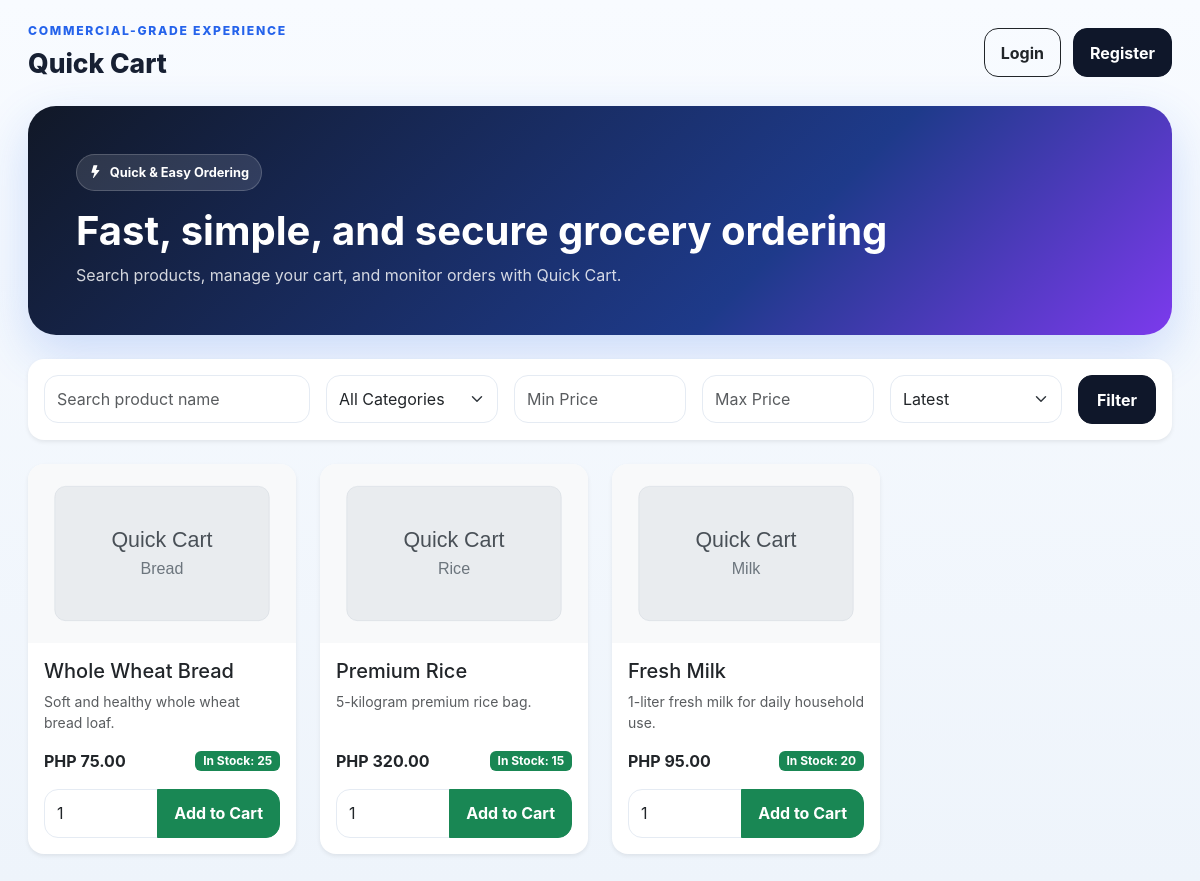
Page /pages/home.php on the committed database.
### tables this page shows
CREATE TABLE products (
    id INT AUTO_INCREMENT PRIMARY KEY,
    category_id INT DEFAULT NULL,
    name VARCHAR(150) NOT NULL,
    description TEXT NOT NULL,
    price DECIMAL(10,2) NOT NULL DEFAULT 0.00,
    stock INT NOT NULL DEFAULT 0,
    image VARCHAR(255) DEFAULT NULL,
    created_at TIMESTAMP DEFAULT CURRENT_TIMESTAMP,
    CONSTRAINT fk_prod_category FOREIGN KEY (category_id) REFERENCES categories(id) ON DELETE SET NULL
);

### includes/functions.php (called while the page is built, shortened)
<?php
function e(string $v): string { return htmlspecialchars($v, ENT_QUOTES, 'UTF-8'); }
function url(string $path = ''): string {
    $path = ltrim($path, '/');
    return BASE_URL . ($path !== '' ? '/' . $path : '');
}
function is_logged_in(): bool { return isset($_SESSION['user_id']); }
function is_admin(): bool { return ($_SESSION['role'] ?? '') === 'admin'; }
function format_currency(float $a): string { return 'PHP ' . number_format($a, 2); }
function paginate(int $total, int $per_page, int $current): array {
    $last = (int)ceil($total / max(1, $per_page));
    $last = max(1, $last);
    $current = max(1, min($current, $last));
    return ['total'=>$total,'per_page'=>$per_page,'current'=>$current,'last'=>$last,'offset'=>($current-1)*$per_page];
}
?>

### pages/home.php (the view, shortened to what this page needs)
<?php
require_once __DIR__ . '/../config/db.php';
require_once __DIR__ . '/../includes/functions.php';
$search      = trim($_GET['search'] ?? '');
$min_price   = trim($_GET['min_price'] ?? '');
$max_price   = trim($_GET['max_price'] ?? '');
$sort        = trim($_GET['sort'] ?? 'latest');
$page        = max(1, (int)($_GET['page'] ?? 1));
$per_page    = 16;
$reviews_exist    = $conn->query("SHOW TABLES LIKE 'reviews'")->num_rows > 0;
$categories_exist = $conn->query("SHOW TABLES LIKE 'categories'")->num_rows > 0;
$categories = $categories_exist
    ? $conn->query("SELECT id, name FROM categories ORDER BY name")
    : false;
$where  = " WHERE 1=1";
$types  = "";
$params = [];
$countStmt = $conn->prepare("SELECT COUNT(*) AS n FROM products p" . $where);
$countStmt->execute();
$total = (int)$countStmt->get_result()->fetch_assoc()['n'];
$pag = paginate($total, $per_page, $page);
$orderBy = match($sort) {
    'price_asc'  => "p.price ASC",
    'price_desc' => "p.price DESC",
    'name_asc'   => "p.name ASC",
    default      => "p.id DESC",
};
$rating_select = $reviews_exist
    ? "COALESCE(ROUND(AVG(r.rating), 1), 0) AS avg_rating, COUNT(r.id) AS review_count"
    : "0 AS avg_rating, 0 AS review_count";
$review_join = $reviews_exist ? "LEFT JOIN reviews r ON r.product_id = p.id" : "";
$group_by    = $reviews_exist ? " GROUP BY p.id" : "";
$sql = "SELECT p.id, p.name, p.description, p.price, p.image, p.stock,
               {$rating_select}
        FROM products p
        {$review_join}"
       . $where
       . $group_by
       . " ORDER BY {$orderBy} LIMIT ? OFFSET ?";
$fetchTypes  = $types . "ii";
$fetchParams = array_merge($params, [$per_page, $pag['offset']]);
$stmt = $conn->prepare($sql);
$stmt->bind_param($fetchTypes, ...$fetchParams);
$stmt->execute();
$products = $stmt->get_result();
include __DIR__ . '/../includes/header.php';
?>
<div class="qc-hero p-4 p-lg-5 mb-4">
    <div class="qc-chip mb-3"><i class="bi bi-lightning-fill"></i> Quick &amp; Easy Ordering</div>
    <h1 class="display-6 fw-bold mb-2 text-white">Fast, simple, and secure grocery ordering</h1>
    <p class="mb-0">Search products, manage your cart, and monitor orders with Quick Cart.</p>
</div>
<div class="card border-0 shadow-sm rounded-4 mb-4"><div class="card-body">
<form method="GET" class="row g-3">
<div class="col-md-3"><input type="text" name="search" class="form-control" placeholder="Search product name" value="<?= e($search) ?>"></div>
<?php if ($categories_exist && $categories): ?>
<div class="col-md-2">
<select name="category_id" class="form-select">
    <option value="0">All Categories</option>
</select>
</div>
<?php endif; ?>
<div class="col-md-2"><input type="number" step="0.01" min="0" name="min_price" class="form-control" placeholder="Min Price" value="<?= e($min_price) ?>"></div>
<div class="col-md-2"><input type="number" step="0.01" min="0" name="max_price" class="form-control" placeholder="Max Price" value="<?= e($max_price) ?>"></div>
<div class="col-md-2">
<select name="sort" class="form-select">
<option value="latest" <?= $sort === 'latest' ? 'selected' : '' ?>>Latest</option>
</select>
</div>
<div class="col-md-1 d-grid"><button class="btn btn-dark">Filter</button></div>
</form>
</div></div>
<div class="row g-4">
<?php while ($product = $products->fetch_assoc()): ?>
<div class="col-md-6 col-lg-4 col-xl-3">
<div class="card product-card h-100 shadow-sm border-0 rounded-4">
<img src="<?= e(url('assets/' . ($product['image'] ? 'products/' . $product['image'] : 'images/sample_1.svg'))) ?>" alt="<?= e($product['name']) ?>" class="card-img-top rounded-top-4">
<div class="card-body d-flex flex-column">
<div class="d-flex justify-content-between align-items-start mb-1">
    <h5 class="card-title mb-0"><?= e($product['name']) ?></h5>
</div>
<p class="text-muted small flex-grow-1 mt-1"><?= e($product['description']) ?></p>
<div class="d-flex justify-content-between align-items-center mb-3">
<strong><?= e(format_currency((float)$product['price'])) ?></strong>
<span class="badge <?= (int)$product['stock'] > 0 ? 'text-bg-success' : 'text-bg-danger' ?>">
<?= (int)$product['stock'] > 0 ? 'In Stock: ' . (int)$product['stock'] : 'Out of Stock' ?>
</span>
</div>
<form method="POST" action="<?= e(url('cart/add.php')) ?>" class="mt-auto">
<div class="input-group">
<input type="number" min="1" max="<?= max((int)$product['stock'], 1) ?>" name="quantity" value="1" class="form-control" <?= (int)$product['stock'] < 1 ? 'disabled' : '' ?>>
<button class="btn btn-success" <?= (int)$product['stock'] < 1 ? 'disabled' : '' ?>>Add to Cart</button>
</div>
</form>
</div></div></div>
<?php endwhile; ?>
</div>
<?php $stmt->close(); include __DIR__ . '/../includes/footer.php'; ?>

### includes/header.php (shortened to what this page needs)
<?php require_once __DIR__ . '/functions.php'; ?>
<!DOCTYPE html>
<html lang="en">
<head>
    <link href="https://cdn.jsdelivr.net/npm/bootstrap@5.3.3/dist/css/bootstrap.min.css" rel="stylesheet">
    <link href="https://cdn.jsdelivr.net/npm/bootstrap-icons/font/bootstrap-icons.css" rel="stylesheet">
    <link rel="stylesheet" href="<?= e(url('assets/css/app.css')) ?>">
</head>
<body>
<div class="qc-shell">
    <div class="qc-main <?= is_admin() ? 'with-sidebar' : '' ?>">
        <header class="qc-topbar">
            <div>
                <div class="qc-topbar-kicker">Commercial-grade experience</div>
                <div class="qc-topbar-title"><?= e(APP_NAME) ?></div>
            </div>
            <div class="qc-topbar-actions">
                <?php if (is_logged_in()): ?>
                    <a class="btn btn-light qc-icon-btn" href="<?= e(url('pages/profile.php')) ?>"><i class="bi bi-person-fill"></i></a>
                    <a class="btn btn-light qc-icon-btn" href="<?= e(url('pages/wishlist.php')) ?>" title="Wishlist"><i class="bi bi-heart-fill"></i></a>
                    <?php $cart_qty = cart_count($conn); ?>
                    <a class="btn btn-light qc-icon-btn position-relative" href="<?= e(url('pages/cart.php')) ?>">
                        <i class="bi bi-cart3"></i>
                        <?php if ($cart_qty > 0): ?>
                        <span class="position-absolute top-0 start-100 translate-middle badge rounded-pill bg-danger qc-cart-badge"><?= $cart_qty > 99 ? '99+' : $cart_qty ?></span>
                        <?php endif; ?>
                    </a>
                    <div class="qc-user-pill">
                        <i class="bi bi-person-circle"></i>
                        <div>
                            <div class="qc-user-name"><?= e(current_user_name()) ?></div>
                            <div class="qc-user-meta"><?= is_admin() ? 'Administrator' : (is_verified() ? 'Verified Customer' : 'Pending Verification') ?></div>
                        </div>
                    </div>
                <?php else: ?>
                    <a class="btn btn-outline-dark" href="<?= e(url('auth/login.php')) ?>">Login</a>
                    <a class="btn btn-dark" href="<?= e(url('auth/register.php')) ?>">Register</a>
                <?php endif; ?>
            </div>
        </header>
        <main class="qc-content">

### includes/footer.php (shortened to what this page needs)
</main>
    </div>
</div>
</body>
</html>

### assets/css/app.css (style rules this page uses)
:root { --qc-bg:#0f172a;--qc-border:#e5ebf3;--qc-muted:#64748b;--qc-accent:#2563eb;--qc-accent2:#7c3aed; --qc-shadow:0 16px 40px rgba(15,23,42,.08);--qc-radius:22px; }
* { box-sizing:border-box }
body { margin:0;font-family:Inter,Segoe UI,Arial,sans-serif;background:linear-gradient(180deg,#f8fbff,#eef4fb);color:#172033 }
.qc-shell { display:flex;min-height:100vh }
.qc-main { width:100% }
.qc-topbar { padding:22px 28px;display:flex;justify-content:space-between;align-items:center;gap:14px;flex-wrap:wrap }
.qc-topbar-kicker { font-size:.76rem;font-weight:800;color:var(--qc-accent);text-transform:uppercase;letter-spacing:.14em }
.qc-topbar-title { font-size:1.65rem;font-weight:800;margin-top:4px }
.qc-topbar-actions { display:flex;align-items:center;gap:12px }
.qc-content { padding:0 28px 28px }
.qc-hero { background:linear-gradient(135deg,#111827,#1e3a8a 65%,#7c3aed);padding:32px;border-radius:28px;color:#fff;box-shadow:0 18px 50px rgba(37,99,235,.2) }
.qc-hero p { color:rgba(255,255,255,.82) }
.qc-chip { display:inline-flex;align-items:center;gap:8px;padding:8px 12px;border-radius:999px;background:rgba(255,255,255,.12);border:1px solid rgba(255,255,255,.18);font-size:.8rem;font-weight:700 }
.card,.qc-card { border:none;border-radius:var(--qc-radius);box-shadow:var(--qc-shadow);background:#fff }
.form-control,.form-select { min-height:48px;border-radius:14px;border:1px solid var(--qc-border) }
.btn { border-radius:14px;font-weight:700;padding:.72rem 1rem }
.btn-dark { background:#0f172a;border-color:#0f172a }

### rows in the picture
products: image (picture), name "Whole Wheat Bread", description "Soft and healthy whole wheat bread loaf.", price "PHP 75.00", stock "25", quantity "1"
products: image (picture), name "Premium Rice", description "5-kilogram premium rice bag.", price "PHP 320.00", stock "15", quantity "1"
products: image (picture), name "Fresh Milk", description "1-liter fresh milk for daily household use.", price "PHP 95.00", stock "20", quantity "1"

### other values in the picture
APP_NAME "Quick Cart"
